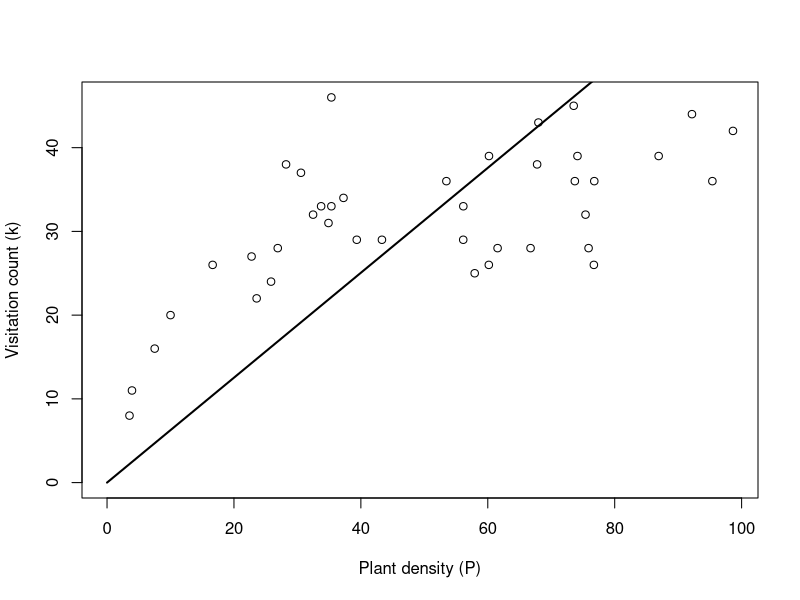

Write R code to recreate this figure.
# ~~~~~~~~~~~~~~~~~~~~~~~~~~~~~~~~~~~~~~~~~~~~~~~~~~~~~~~~~~~~~~~~~~~~~~~~~~~~
# Fitting models f1-f3 to a randomly-generated visitation rate dataset -------
# ~~~~~~~~~~~~~~~~~~~~~~~~~~~~~~~~~~~~~~~~~~~~~~~~~~~~~~~~~~~~~~~~~~~~~~~~~~~~

# set.seed(1)

n <- 40 # Sample size
P <- runif(n, 0, 100) # Plant densities

a <- 3.333 # True value of 'a'
h <- 0.025 # True value of 'h'

k <- NULL # Visitation counts
for(i in 1:n){
  # Generate a 'k' for each 'P' assuming the truth is Type 2 (model f2)
  k[i] <- rpois(1, a * P[i] / (1 + a * h * P[i]) )
}


plot(P, k,
     xlim = c(0, max(P)),
     ylim = c(0, max(k)),
     xlab = 'Plant density (P)',
     ylab = 'Visitation count (k)')

#~~~~~~~~~~~~~~~~~~~~~~~~~~~~
# Type I (model f1) ---------
#~~~~~~~~~~~~~~~~~~~~~~~~~~~~
nlL.pois.f1 <- function(par){
  a <- par['a']
  -sum(dpois(k, a * P, log = TRUE))
}

fit.f1 <- optim(par = list(a = 1),
                fn = nlL.pois.f1)
print(fit.f1)

plot.f1 <- function(x, fit){
  a <- fit$par['a']
  return(a * x)
}
curve(plot.f1(x, fit.f1), 
      add = TRUE,
      lwd = 2)

#~~~~~~~~~~~~~~~~~~~~~~~~~~~~~~~~~~~~~~~~~~~~~~~~~~~~~~~~~~~~~~~~~~~~~~~~~~~~~~~
# Continue yourself ------------------------------------------------------------
# Now fit the Type II (f2) and Type III (f3) models and 
# compare their 1) parameter MLEs and 2) likelihoods.
#~~~~~~~~~~~~~~~~~~~~~~~~~~~~~~~~~~~~~~~~~~~~~~~~~~~~~~~~~~~~~~~~~~~~~~~~~~~~~~~




#~~~~~~~~~~~~~~~~~~~~~~~~~~~~~~
# Comparisons -----------------
#~~~~~~~~~~~~~~~~~~~~~~~~~~~~~~
# Parameter estimates ---------
print(c(a = a, h = h, theta = 1))


# Negative log-Likelihoods -----


# Define and apply functions for AIC and BIC ------



##############################################################################
##############################################################################
# The following is provided simply for you to have the final code of the 
# lesson plan.  You don't need to use it for the above in-class exercise.
##############################################################################
##############################################################################

# library(bbmle)
# 
# # bbmle needs the negative log likelihood function formulated differently
# nlL.pois.f1.bbmle <- function(a){
#   -sum(dpois(k, a * P, log = TRUE))
# }
# 
# fit <- mle2(nlL.pois.f1.bbmle, 
#             start = list(a = 0.2))
# print(fit)
# confint(fit)

##############################################################################
##############################################################################
##############################################################################